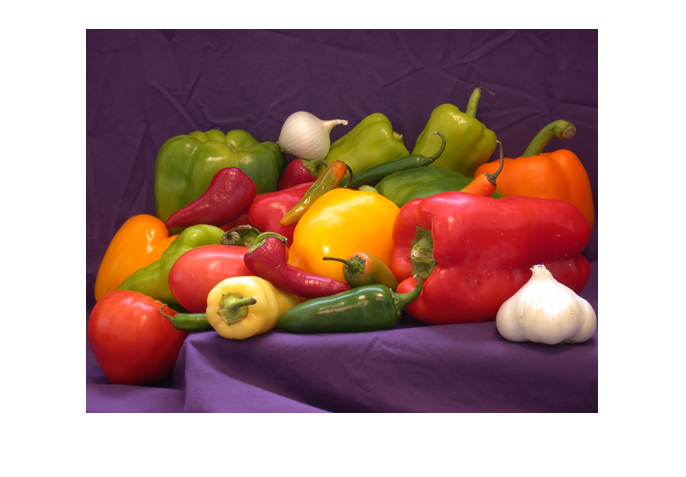
#> input picture pics/fruit.png, 686 x 477 px
$ python rgbtogray.py
#> lines starting #> are read from the running program, lines starting #| are printed output that depends on the picture
#rgbtogray.py
from PIL import Image

if __name__ == '__main__':
  im = Image.open("fruit.png")
#> im is the input picture: PIL image 686x477 RGBA; mean R, G, B, A 174.4, 141.7, 136.4, 255
  om = Image.new(mode = 'L', size = im.size, color=0)
#> om: PIL image 686x477 L; every value is 0
  om2 = Image.new(mode = 'RGB', size = im.size, color=0)
#> om2: PIL image 686x477 RGB; every value is 0

  width, height = im.size
#> width = 686; height = 477
  for i in range(width):
    for j in range(height):
      r,g,b,a = im.getpixel((i,j))
      gray = int(0.2126*r+0.7152*g+0.0722*b)
      om.putpixel((i,j), (gray,) )
      om2.putpixel((i,j),(r,0,0) )
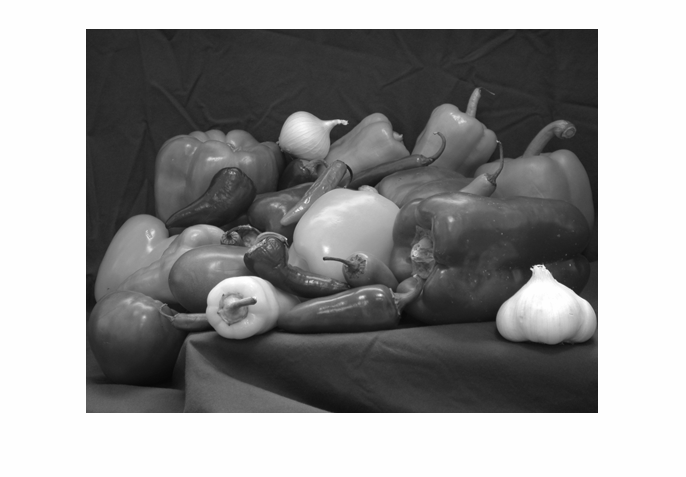
#> om: PIL image 686x477 L; min 7, max 254, mean 147.5
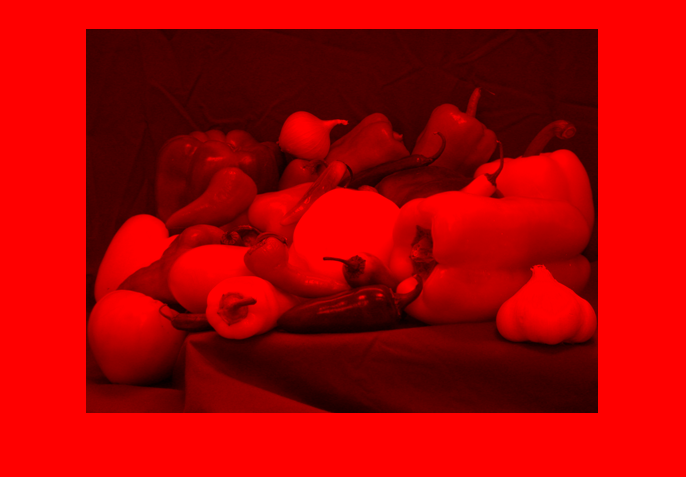
#> om2: PIL image 686x477 RGB; mean R, G, B 174.4, 0, 0

  om.save("fruit_gray.jpg")
  im.convert("L").save("fruit_gray2.jpg")
  om2.save("fruit_rr.jpg")
  # 用了最蠢的方法，逐个像素点赋值
